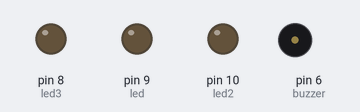
A sketch run on a simulated Arduino Uno, built with avr-gcc and run on an emulated ATmega328P. On the bench: output pins drawn as LEDs (lit = HIGH), buzzer (waves = sounding).

Above: at 0.05 s.
At 0.65 s:
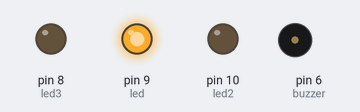
At 1.36 s:
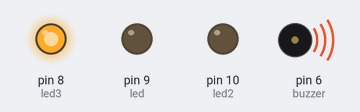
At 2.57 s:
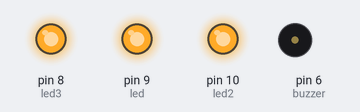
At 3.89 s:
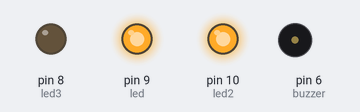
At 5.1 s:
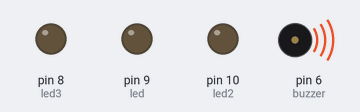
Timing chart, 0 to 5.4 s (numbered marks = the images above):
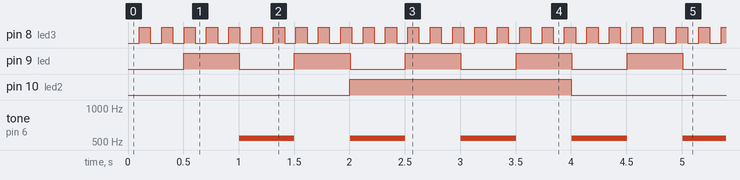

Measured:
- by itself, pin 8 (led3): alternates HIGH for 0.10 s and LOW for 0.10 s
- by itself, pin 9 (led): alternates HIGH for 0.50 s and LOW for 0.50 s
- by itself, pin 10 (led2): alternates HIGH for 2.0 s and LOW for 2.0 s
- by itself, tone on pin 6 (buzzer): alternates 540 Hz for 0.50 s and silent for 0.50 s

The sketch:

timer.ino
```cpp
#define led 9
#define led2 10
#define led3 8
#define buzzer 6
long count = 0;
long count2 = 0;
long count3 = 0;
long count4 = 0;
boolean stat4 = false;
void setup() {
  // put your setup code here, to run once:
  pinMode(led, OUTPUT);
  pinMode(led2, OUTPUT);
  pinMode(led3, OUTPUT);
  pinMode(buzzer, OUTPUT);
  count = millis();
  count2 = millis();
  count3 = millis();
  count4 = millis();
}

void loop() {
  if ((millis() - count) > 500) {
    digitalWrite(led, !digitalRead(led));
    count = millis();
  }
  if ((millis() - count2) > 2000) {
    digitalWrite(led2, !digitalRead(led2));
    count2 = millis();
  }
  if ((millis() - count3) > 100) {
    digitalWrite(led3, !digitalRead(led3));
    count3 = millis();
  }
  if ((millis() - count4) > 500) {
    if (stat4 == true)  tone(buzzer, 540);
    else noTone(buzzer);
    stat4 =!stat4;
    count4 = millis();
  }
}
```
